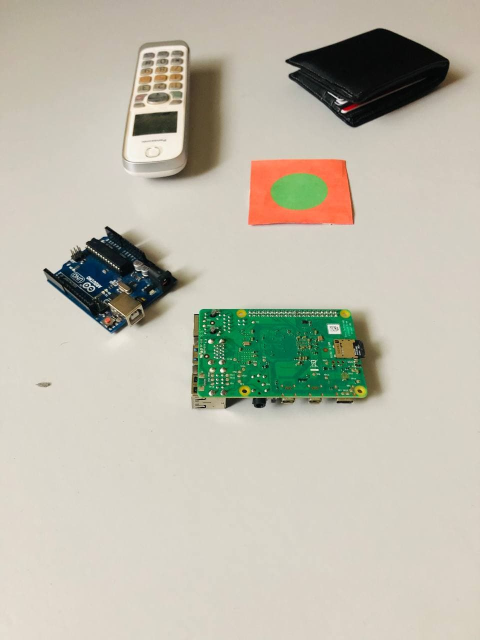
#> input picture Img/test21.jpg, 960 x 1280 px (shown at 1/2 size)
$ python proyecto.py
#> lines starting #> are read from the running program, lines starting #| are printed output that depends on the picture; after the words box and inside, x2 and y2 are one past the last pixel; in counts of white or black regions, pixels touching at a corner belong together; long printed decimals are rounded
### object_detector.py
import cv2
import numpy as np

class HomogeneousBgDetector():
    def __init__(self):
        pass

    def detect_objects(self, frame):
        # Convert Image to grayscale
        gray = cv2.cvtColor(frame, cv2.COLOR_BGR2GRAY)

        # Create a Mask with adaptive threshold
        mask = cv2.adaptiveThreshold(gray, 255, cv2.ADAPTIVE_THRESH_MEAN_C, cv2.THRESH_BINARY_INV, 19, 5)
        mask = cv2.medianBlur(mask, 1)
        #kernel = np.ones((1,1),np.uint8)
        #mask = cv2.morphologyEx(mask, cv2.MORPH_CLOSE, kernel)

        cv2.imshow("mask", mask)
        # Find contours
        contours, _ = cv2.findContours(mask, cv2.RETR_TREE, cv2.CHAIN_APPROX_NONE)

        #cv2.imshow("mask", mask)
        objects_contours = []

        for cnt in contours:
            area = cv2.contourArea(cnt)
            #23000
            if area > 7000 and area < 18600 :
                #cnt = cv2.approxPolyDP(cnt, 0.03*cv2.arcLength(cnt, True), True)
                objects_contours.append(cnt)

        return objects_contours

    # def get_objects_rect(self):
    #     box = cv2.boxPoints(rect)  # cv2.boxPoints(rect) for OpenCV 3.x
    #     box = np.int0(box)

### proyecto.py
import cv2
import numpy as np
import yaml
from object_detector import *

# Read image
img = cv2.imread('Img/test21.jpg',cv2.IMREAD_COLOR)
#> img is the input picture: shape (1280, 960, 3); mean B, G, R 172.3, 186.8, 189.4

cv2.imshow("Imagen Original", img)
h = np.histogram(img, bins=256, range=(0,255))[0] # Historgram
#> h = 256 values, max 202562 at index 214, min 678 at index 248, mean 14400

r_min = 0 #The maximum and minimum values of the histogram are calculated
r_max = 0
min_counter = 0
max_counter = 0
r = np.ceil(img.shape[0]*img.shape[1]*0.01) #1% of the brightest or dimest pixels
for i in range(0, h.shape[0]):
    if min_counter <= r or max_counter <= r:
        if h[i] != 0 and min_counter <= r:
            r_min = i
            min_counter += h[i]
        if h[h.shape[0]-i-1] != 0 and max_counter <= r:
            r_max = h.shape[0]-i-1
            max_counter += h[h.shape[0]-i-1]
    else:
        break
#> this loop made 5 passes
#> (min_counter, max_counter) on pass 1: (12707, 7275)
#> after the loop, max_counter = 13797; min_counter = 12707

if r_max - r_min < 250:
    print('Se cambió el contraste de la imagen') #Alert user
    print("El histograma de la imagen original va desde {} hasta {}".format(r_min, r_max))
    m = 255.0/(r_max-r_min)
    img = (img*m)-r_min;
    img = np.clip(img, 0,255).astype(np.uint8)
    cv2.imshow("Imagen Ecualizada", img)

imgHSV = cv2.cvtColor(img, cv2.COLOR_BGR2HSV)
#> imgHSV: shape (1280, 960, 3); mean H, S, V 25.7, 38.3, 194.4
lowR = (0,100,100)
highR = (10,255,255)
maskR = cv2.inRange(imgHSV, lowR, highR)
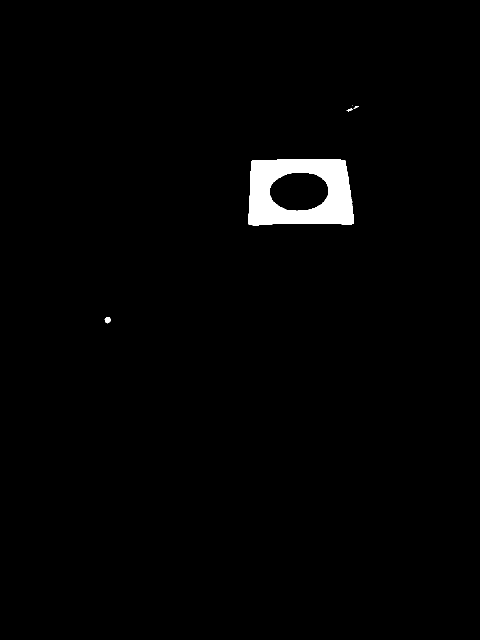
#> maskR: shape (1280, 960) (shown at 1/2 size); 1.5% white; 6 white regions (2 under 20 px)

imgC = np.zeros(img.shape)
contours, hierarchy = cv2.findContours(maskR.copy(), cv2.RETR_EXTERNAL,cv2.CHAIN_APPROX_SIMPLE)
#> contours = 6 contours, 3 with area under 20; largest, box (x1, y1, x2, y2) and area: (496, 318, 708, 451) 25650, (209, 634, 221, 647) 92, (693, 217, 705, 223) 24

valid_cntrs = []
for cntr in contours:
    peri = cv2.arcLength(cntr, True)
    approx = cv2.approxPolyDP(cntr, 0.04 * peri, True)
    if len(approx) == 4:
        valid_cntrs.append((cntr, approx))
#> this loop made 6 passes
#> (peri, approx) on passes 1, 3, 4, 5, 6: (0, [[220, 643]]), (672.6, [[503, 322], [497, 448], [707, 447], [689, 320]]), (26.73, [[704, 218], [701, 217], [693, 221], [697, 222]]), (25.56, [[717, 212], [711, 212], [707, 217]]), (0, [[705, 210]])
#> after the loop, valid_cntrs = 2 items

valid_template_objects = []
for (c,approx0) in valid_cntrs:
    (x, y, w, h) = cv2.boundingRect(c)
    roi = imgHSV[np.floor(y*0.95).astype('int'):np.ceil((y + h)*1.05).astype('int'), np.floor(x*0.95).astype('int'):np.ceil((x + w)*1.05).astype('int')]

    A = w*h

    lowG = (30,50,50)
    highG = (80,255,255)
    maskG = cv2.inRange(roi, lowG, highG)
    # cv2.imshow("Image", maskG)
    # cv2.waitKey(0)
    contoursG, hierarchy = cv2.findContours(maskG.copy(), cv2.RETR_EXTERNAL,cv2.CHAIN_APPROX_SIMPLE)

    for cntr in contoursG:
        peri = cv2.arcLength(cntr, True)
        approx = cv2.approxPolyDP(cntr, 0.04 * peri, True)
        if cv2.countNonZero(maskG)/A > 0.1 and len(approx) >= 5:
            valid_template_objects.append((x,y,w,h,approx0))
#> this loop made 2 passes
#> (approx0, x, y, w, h, A, lowG, highG) on pass 1: ([[503, 322], [497, 448], [707, 447], [689, 320]], 496, 318, 212, 133, 28196, (30, 50, 50), (80, 255, 255))
#> pass 1, `maskG = cv2.inRange(roi, lowG, highG)`:
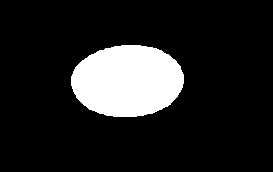
#> maskG: shape (172, 273); 13.7% white; 1 white region, box (x1, y1, x2, y2) and area: (71, 45, 184, 117) 6448
#> after the loop, valid_template_objects = [(496, 318, 212, 133, [[503, 322], [497, 448], [707, 447], [689, 320]])]

template_object = []
for i in valid_template_objects[0][4]:
    center = tuple(i[0])
    template_object.append(center)
#> this loop made 4 passes
#> after the loop, template_object = [(503, 322), (497, 448), (707, 447), (689, 320)]

template_object.sort(key=(lambda x: x[0] + x[1]))
if template_object[1][0] > template_object[2][0]:
    tmp = template_object[2]
    template_object[2] = template_object[1]
    template_object[1] = tmp

s2 = img.shape*5
pts1 = np.float32(template_object)
#> pts1 = [[503, 322], [497, 448], [689, 320], [707, 447]]
pts2 = np.float32([[s2[0]-100,s2[1]-100],[s2[0]-100,s2[1]],[s2[0],s2[1]-100],[s2[0],s2[1]]])

matrix = cv2.getPerspectiveTransform(pts1, pts2)
#> matrix = [[0.952, 1.91, 742.1], [0.0933, 2.76, 403.4], [9.11e-05, 0.00159, 1]]

result0 = cv2.warpPerspective(img, matrix, (int(s2[0]*2),int(s2[1]*2)),borderValue=(255,255,255))
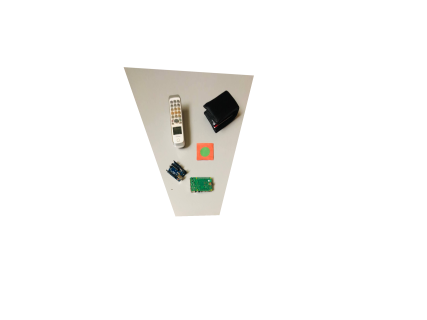
#> result0: shape (1920, 2560, 3) (shown at 1/6 size); mean B, G, R 246, 247.3, 247.9

gResult = cv2.cvtColor(result0,cv2.COLOR_BGR2GRAY)

_,bResult = cv2.threshold(gResult,250,255,cv2.THRESH_BINARY_INV)
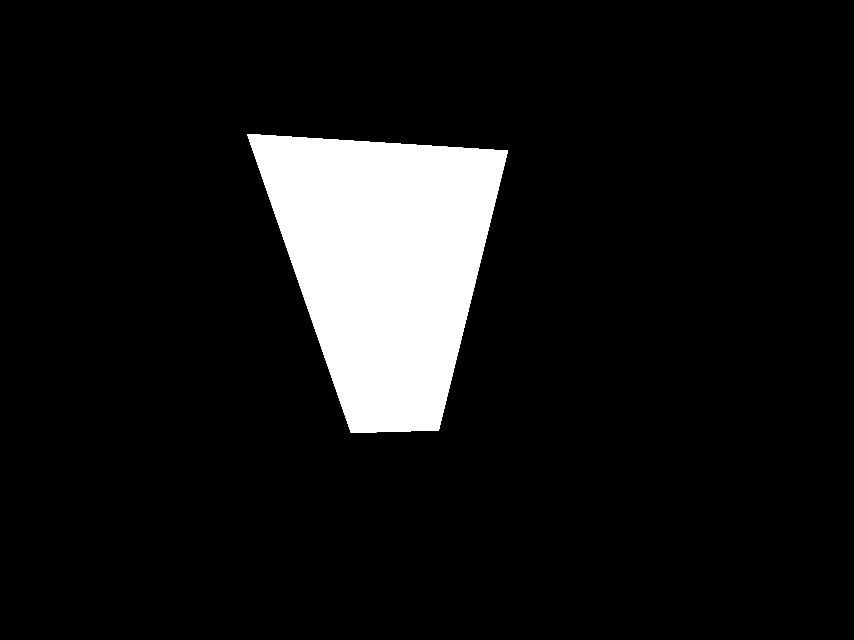
#> bResult: shape (1920, 2560) (shown at 1/3 size); 9.2% white; 1 white region

contours, hierarchy = cv2.findContours(bResult.copy(), cv2.RETR_EXTERNAL,cv2.CHAIN_APPROX_SIMPLE)
#> contours = 1 contour; box (x1, y1, x2, y2) and area: (741, 402, 1524, 1299) 451764

result = []
for cntr in contours:
    (x, y, w, h) = cv2.boundingRect(cntr)
    result = result0[np.floor(y).astype('int'):np.ceil((y + h)).astype('int'), np.floor(x).astype('int'):np.ceil((x + w)).astype('int')]
#> this loop made 1 pass
#> (x, y, w, h) on pass 1: (741, 402, 783, 897)
#> pass 1, `result = result0[np.floor(y).astype('int'):np.ceil((y + h)).astype('in..`:
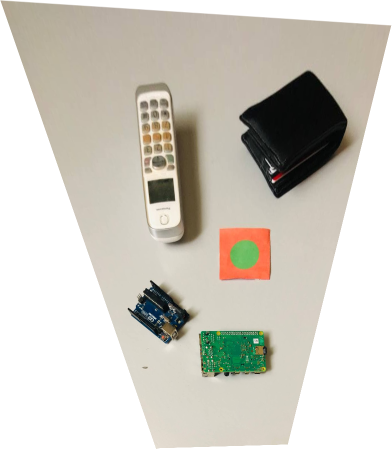
#> result: shape (897, 783, 3) (shown at 1/2 size); mean B, G, R 192.2, 201.4, 205.2

# Camera angles
cameraMatrix = []
distCoeff = []
with open("calibration_matrix.yaml", 'r') as stream:
    cameraCalibration = yaml.safe_load(stream)
    cameraMatrix = np.array(cameraCalibration['camera_matrix'])
    distCoeff = np.array(cameraCalibration['dist_coeff'])
pts2Alt = np.zeros((4,3))
pts2Alt[:,0:2] = pts2
criteria = (cv2.TERM_CRITERIA_EPS + cv2.TERM_CRITERIA_MAX_ITER, 30, 0.001)
ret,rvecs, tvecs = cv2.solvePnP(pts2Alt, pts1, cameraMatrix, distCoeff)
#> ret = True; rvecs = [-0.522, -0.0956, -0.13]; tvecs = [-1843.5, -1497.9, 2046.7]

angles = np.abs(np.rad2deg(rvecs[:,0]))
#> angles = [29.93, 5.48, 7.44]
print('La posición de la cámara (ángulos) es la siguiente:')
print('Rotación en el eje "x": {0}°'.format(angles[0]))
#| Rotación en el eje "x": 29.931°
print('Rotación en el eje "y": {0}°'.format(angles[1]))
#| Rotación en el eje "y": 5.478°
print('Rotación en el eje "z": {0}°'.format(angles[2]))
#| Rotación en el eje "z": 7.436°

# Load Object Detector
detector = HomogeneousBgDetector()

# Draw polygon around the marker
int_corners = np.int32([pts2])
#int_corners = pts2.astype(np.int32)
cv2.polylines(result, int_corners, True, (0, 255, 0), 5)

# Template Object Perimeter
template_perimeter = cv2.arcLength(pts2, True)

# Pixel to cm ratio
pixel_cm_ratio = template_perimeter / 32

contours = detector.detect_objects(result)
#> in detect_objects, `mask = cv2.adaptiveThreshold(gray, 255, cv2.ADAPTIVE_THRESH_MEAN_C, cv..`:
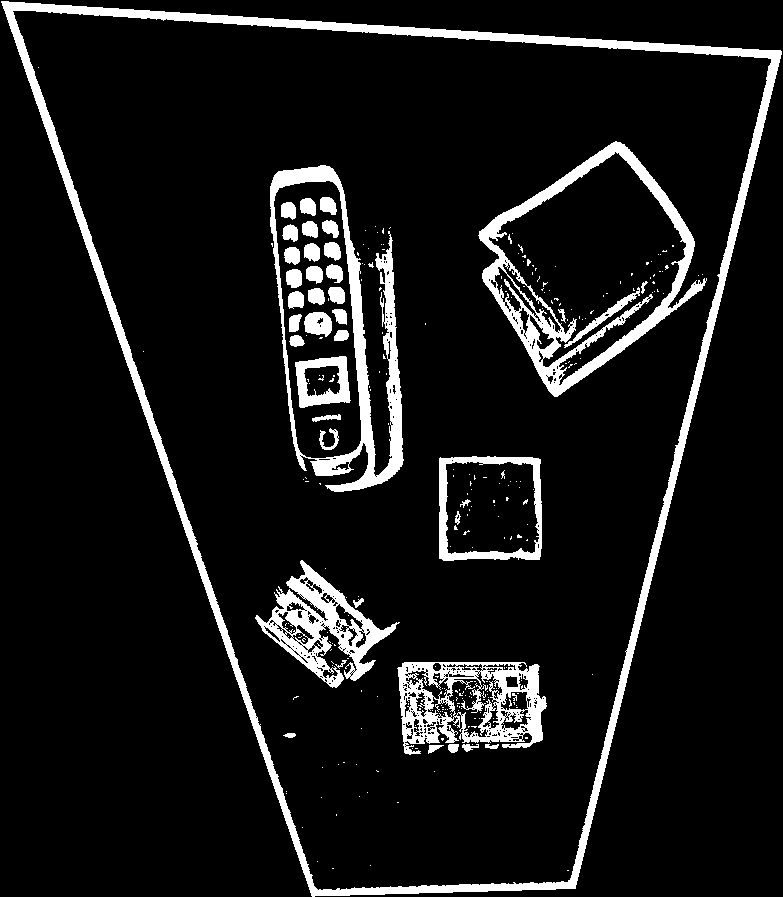
#> mask: shape (897, 783); 9.1% white; 275 white regions (231 under 20 px)
#> in detect_objects, `contours, _ = cv2.findContours(mask, cv2.RETR_TREE, cv2.CHAIN_APPROX_N..`: contours = 752 contours, 639 with area under 20; largest, box (x1, y1, x2, y2) and area: (1, 1, 782, 897) 450460, (12, 10, 772, 891) 431147, (478, 141, 707, 397) 33174, (270, 165, 404, 492) 26388, (488, 151, 687, 386) 23047
#> the loop in detect_objects, `for cnt in contours:` made 752 passes
#> area on passes 1, 4, 25: 450459.5, 431147, 55.5
#> after the loop in detect_objects, `for cnt in contours:`: objects_contours = 5 contours; box (x1, y1, x2, y2) and area: (273, 180, 362, 459) 18493, (397, 662, 547, 755) 10680, (439, 456, 542, 561) 10261, (445, 461, 540, 555) 7976, (255, 560, 400, 688) 7013
#> contours has the same summary as objects_contours in detect_objects

# Draw objects boundaries
for cnt in contours:
    # Get rect
    rect = cv2.minAreaRect(cnt)
    (x, y), (w, h), angle = rect

    # Get Width and Height of the Objects by applying the Ratio pixel to cm
    object_width = w / pixel_cm_ratio
    object_height = h / pixel_cm_ratio

    # Display rectangle
    box = cv2.boxPoints(rect)
    box = np.int0(box)

    cv2.circle(result, (int(x), int(y)), 5, (0, 0, 255), -1)
    cv2.polylines(result, [box], True, (255, 0, 0), 2)
    cv2.putText(result, "Width {} cm".format(round(object_width, 1)), (int(x - 100), int(y - 20)), cv2.FONT_HERSHEY_PLAIN, 2, (100, 200, 0), 2)
    cv2.putText(result, "Height {} cm".format(round(object_height, 1)), (int(x - 100), int(y + 15)), cv2.FONT_HERSHEY_PLAIN, 2, (100, 200, 0), 2)
#> this loop made 5 passes
#> (x, y, w, h, angle, object_width, object_height, box) on passes 1 to 4: (472.6, 704, 146.6, 92.19, -3.45, 9.72, 6.11, [[402, 754], [396, 662], [543, 653], [548, 745]]), (322.4, 627.1, 91.09, 125, -57.41, 6.04, 8.28, [[350, 699], [245, 631], [294, 555], [399, 622]]), (490, 508, 104, 102, -90, 6.89, 6.76, [[540, 560], [438, 560], [438, 456], [540, 456]]), (491.7, 507, 94.01, 92.94, -0.707, 6.23, 6.16, [[445, 554], [444, 461], [538, 459], [539, 552]])
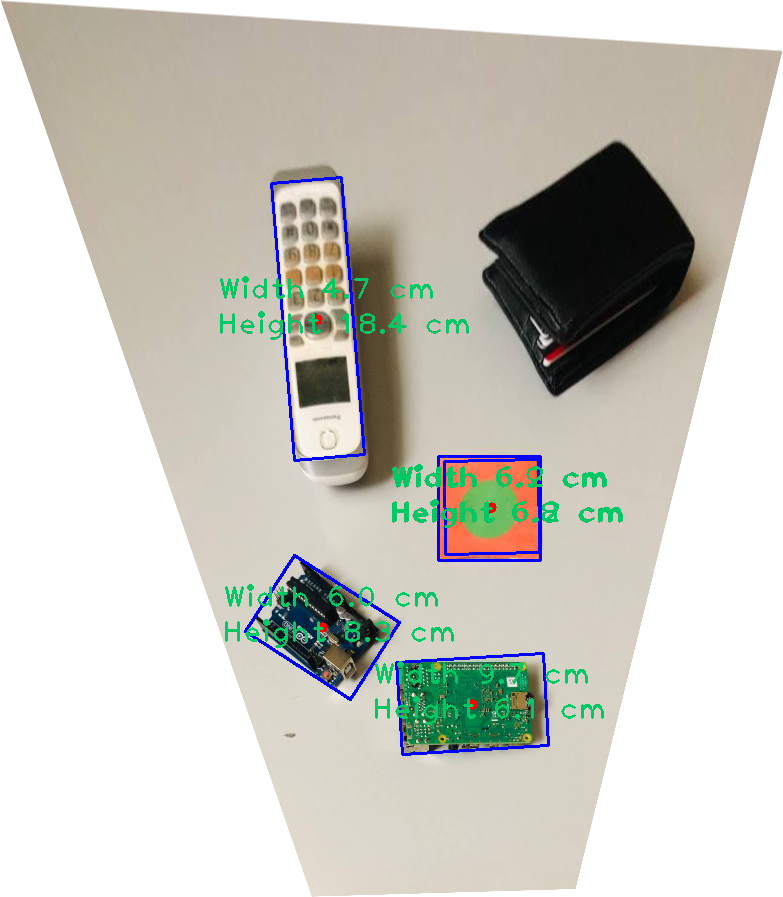
#> result: shape (897, 783, 3); 2.51% of pixels changed, all inside (x1, y1, x2, y2) = (220, 176, 623, 756)


cv2.imshow("Resultado", result)
cv2.waitKey(0)

$ run again, with Img/test1.jpg copied over Img/test21.jpg
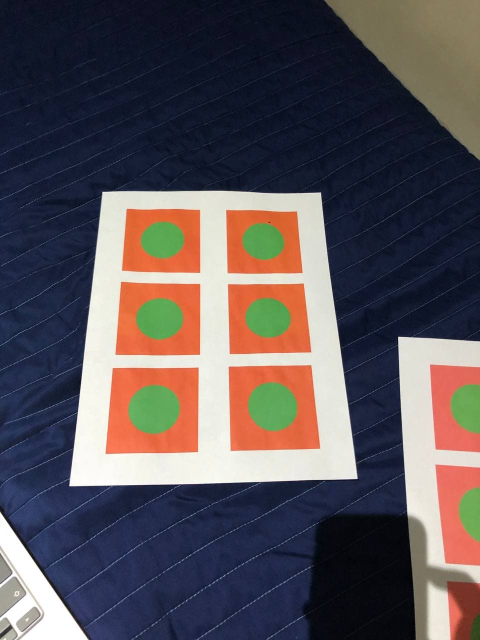
#> input picture Img/test1.jpg, 960 x 1280 px (shown at 1/2 size)
#> img is the input picture: shape (1280, 960, 3); mean B, G, R 86.9, 82.4, 89.6
#> `h = np.histogram(img, bins=256, range=(0,255))[0]`: h = 256 values, max 60299 at index 15, min 564 at index 187, mean 14400
#> the loop `for i in range(0, h.shape[0]):` made 7 passes
#> (min_counter, max_counter) on pass 1: (1061, 39868)
#> after the loop `for i in range(0, h.shape[0]):`: max_counter = 39868; min_counter = 16696
#> imgHSV: shape (1280, 960, 3); mean H, S, V 80.3, 122.6, 110.7
#> `maskR = cv2.inRange(imgHSV, lowR, highR)`:
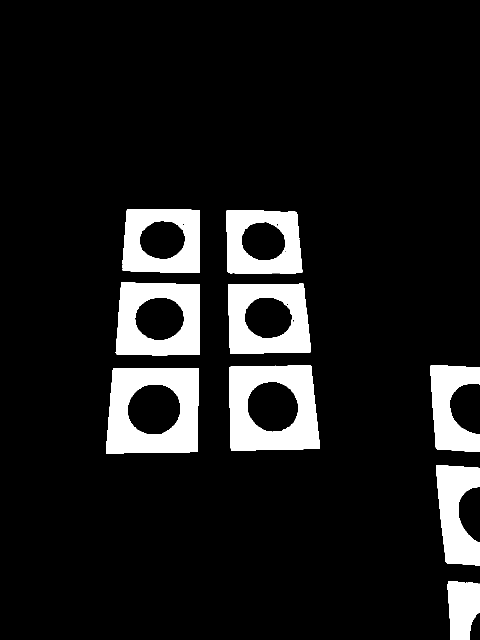
#> maskR: shape (1280, 960) (shown at 1/2 size); 10.7% white; 9 white regions
#> `contours, hierarchy = cv2.findContours(maskR.copy(), cv2.RETR_EXTERNAL..`: contours = 9 contours; largest, box (x1, y1, x2, y2) and area: (212, 736, 397, 908) 29850, (458, 731, 640, 901) 28512, (231, 564, 400, 711) 23140, (456, 567, 622, 708) 21444, (245, 418, 400, 546) 18738
#> the loop `for cntr in contours:` made 9 passes
#> (peri, approx) on passes 1, 3, 4, 6, 7, 8, 9: (350.2, [[898, 1162], [901, 1279], [938, 1279], [959, 1168]]), (697.7, [[226, 736], [212, 906], [395, 902], [396, 736]]), (683.8, [[621, 731], [458, 734], [462, 900], [639, 896]]), (599.5, [[606, 567], [456, 569], [460, 707], [620, 704]]), (618.2, [[242, 565], [233, 708], [399, 708], [399, 568]]), (556.3, [[453, 421], [456, 545], [604, 544], [592, 424]]), (555.4, [[254, 418], [245, 540], [399, 544], [399, 420]])
#> after the loop `for cntr in contours:`: valid_cntrs = 7 items
#> the loop `for (c,approx0) in valid_cntrs:` made 7 passes
#> (approx0, x, y, w, h, A) on passes 1 to 5: ([[898, 1162], [901, 1279], [938, 1279], [959, 1168]], 894, 1162, 66, 118, 7788), ([[226, 736], [212, 906], [395, 902], [396, 736]], 212, 736, 185, 172, 31820), ([[621, 731], [458, 734], [462, 900], [639, 896]], 458, 731, 182, 170, 30940), ([[606, 567], [456, 569], [460, 707], [620, 704]], 456, 567, 166, 141, 23406), ([[242, 565], [233, 708], [399, 708], [399, 568]], 231, 564, 169, 147, 24843)
#> after the loop `for (c,approx0) in valid_cntrs:`: valid_template_objects = 6 items
#> the loop `for i in valid_template_objects[0][4]:` made 4 passes
#> center on passes 1 to 4: (226, 736), (212, 906), (395, 902), (396, 736)
#> after the loop `for i in valid_template_objects[0][4]:`: template_object = [(226, 736), (212, 906), (395, 902), (396, 736)]
#> pts1 = [[226, 736], [212, 906], [396, 736], [395, 902]]
#> matrix = [[0.599, 0.799, 946.6], [-0.157, 1.43, 200.4], [-0.000182, 0.000621, 1]]
#> bResult: shape (1920, 2560); 14.1% white; 18 white regions (16 under 20 px)
#> `contours, hierarchy = cv2.findContours(bResult.copy(), cv2.RETR_EXTERN..`: contours = 11 contours, 9 with area under 20; largest, box (x1, y1, x2, y2) and area: (946, 60, 1845, 1162) 689397, (1085, 1049, 1135, 1133) 1893
#> the loop `for cntr in contours:` made 11 passes
#> (x, y, w, h, result) on passes 1, 2, 3, 4, 5, 8, 9: (1136, 1114, 1, 1, [[249, 249, 249]]), (1133, 1104, 1, 1, [[249, 249, 249]]), (1131, 1084, 1, 1, [[251, 248, 250]]), (1127, 1079, 1, 1, [[249, 248, 246]]), (1101, 1066, 1, 1, [[246, 251, 249]]), (1090, 1034, 1, 1, [[249, 247, 247]]), (1082, 1031, 1, 1, [[248, 250, 250]])
#> ret = True; rvecs = [-0.151, 0.0302, -0.00756]; tvecs = [-1930, -1542.9, 2049.3]
#> angles = [8.67, 1.73, 0.433]
#| Rotación en el eje "x": 8.670°
#| Rotación en el eje "y": 1.732°
#| Rotación en el eje "z": 0.4334°
#> mask: shape (1102, 899); 11.4% white; 4547 white regions (4261 under 20 px)
#> in detect_objects, `contours, _ = cv2.findContours(mask, cv2.RETR_TREE, cv2.CHAIN_APPROX_N..`: contours = 5193 contours, 5069 with area under 20; largest, box (x1, y1, x2, y2) and area: (1, 0, 899, 1101) 659138, (11, 61, 780, 908) 359708, (198, 518, 518, 937) 129468, (571, 10, 888, 433) 65318, (129, 857, 567, 1072) 33788
#> the loop in detect_objects, `for cnt in contours:` made 5193 passes
#> area on passes 1, 3, 4: 21.5, 461.5, 35
#> after the loop in detect_objects, `for cnt in contours:`: objects_contours = 14 contours; largest, box (x1, y1, x2, y2) and area: (372, 557, 476, 665) 10539, (371, 796, 476, 901) 10530, (235, 561, 337, 666) 10160, (373, 678, 477, 782) 10092, (234, 799, 335, 902) 10046
#> `contours = detector.detect_objects(result)`: contours has the same summary as objects_contours in detect_objects
#> the loop `for cnt in contours:` made 14 passes
#> (x, y, w, h, angle, object_width, object_height, box) on passes 1 to 4: (373, 1043.5, 72.75, 168.4, -88.26, 4.82, 11.16, [[456, 1082], [287, 1077], [289, 1004], [458, 1009]]), (502.6, 1030.4, 109.9, 107.7, -85.82, 7.28, 7.14, [[552, 1089], [444, 1081], [452, 971], [560, 979]]), (284, 850, 102, 100, -90, 6.76, 6.63, [[334, 901], [234, 901], [234, 799], [334, 799]]), (284, 850, 88, 86, -90, 5.83, 5.7, [[327, 894], [241, 894], [241, 806], [327, 806]])
#> after the loop `for cnt in contours:`:
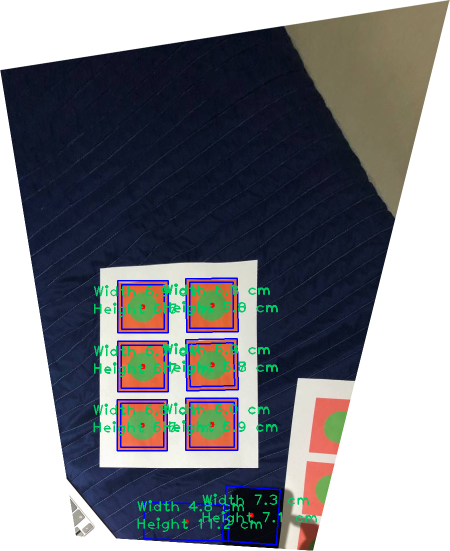
#> result: shape (1102, 899, 3) (shown at 1/2 size); mean of channels 0, 1, 2 131, 125.6, 123.5; drawn as B, G, R
